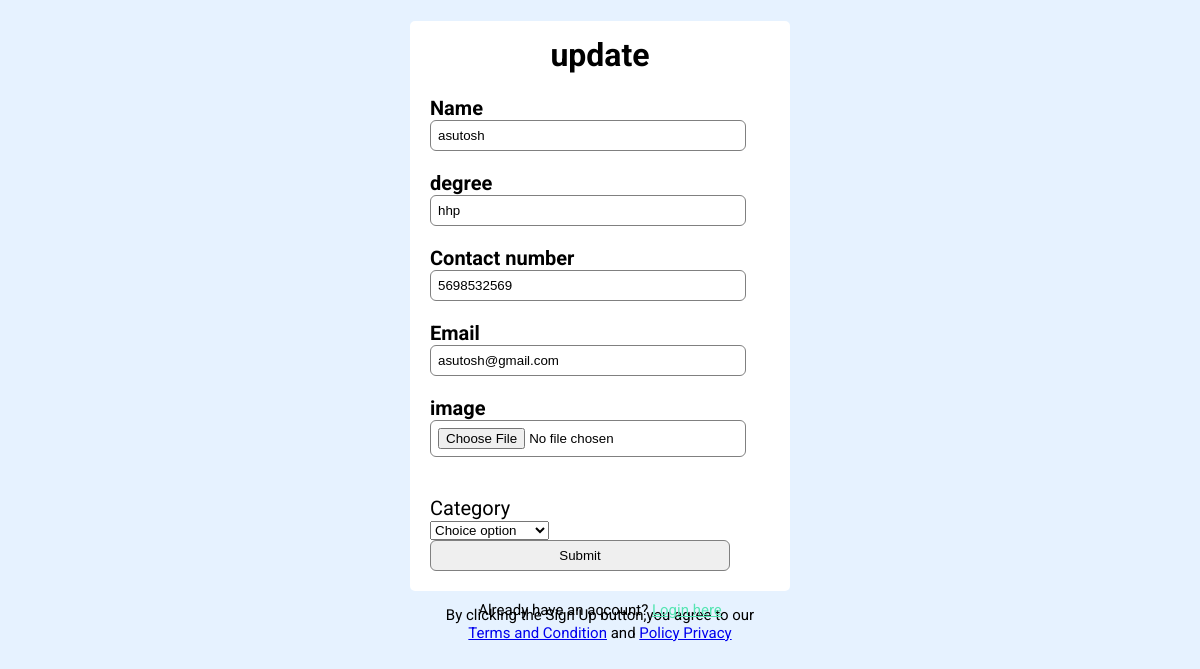
Before: /update_view/2/ with the older database file.
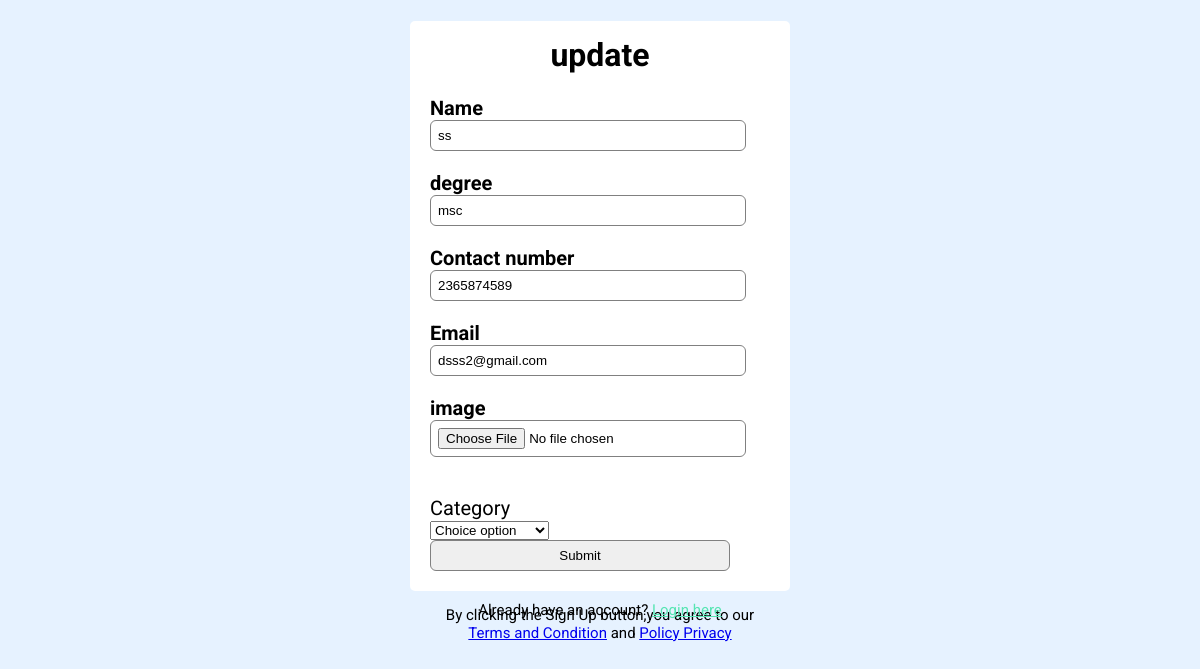
After: the same page with the newer database file.
### app/models.py (models this page shows)
class Doctor(models.Model):
    name = models.CharField(max_length=200)
    degree = models.CharField(max_length=200)
    contact = models.IntegerField()
    email = models.EmailField(max_length=300)
    password = models.CharField(max_length=400)
    image = models.ImageField(upload_to='Doctor/')
    category = models.CharField(choices=CATEGORY_CHOICE , max_length=200)

### app/views.py (the view)
# urls.py: path('update_view/<int:uid>/', views.update_view),
def update_view(request, uid):
    res = Doctor.objects.get(id=uid)
    return render(request, 'update.html', {'D': res})

### app/templates/update.html (shortened to what this page needs)
<!DOCTYPE html>
{% load static %}
<html lang="en">
  <head>
    <link rel="stylesheet" href="{% static 'indexstyle.css' %}" />
  </head>
  <body>
    <div class="signup-box">
      <h1>update</h1>
      <form method='post' action='/update_form_data/'>
        <label><b>Name</b></label>
        <input type="text" placeholder="Enter Name" name="name" value="{{D.name}}" required/>
        <label><b>degree</b></label>
        <input type="text" placeholder="Enter degree" name="degree" value="{{D.degree}}" required/>
        <label><b>Contact number</b></label>
        <input type="number" maxlength="10" placeholder="Enter your Number"name='contact' value="{{D.contact}}" required/>
        <label><b>Email</b></label>
        <input type="email" placeholder="Enter email id" name="email" value="{{D.email}}" required />
        <label><b>image</b></label>
        <input type="file"  name="image" value="{{D.image}}" required/><br><br>
        <label>Category</label>
        <select name="category" >
          <option>Choice option</option>
        </select>
        <input type="submit" value="Submit"  />
    </form>
      <p>
        By clicking the Sign Up button,you agree to our <br />
        <a href="#">Terms and Condition</a> and <a href="#">Policy Privacy</a>
      </p>
    </div>
    <p class="para-2">
      Already have an account? <a href="login.html">Login here</a>
    </p>
  </body>
</html>

### app/static/indexstyle.css (style rules this page uses)
body { background-color: #e6f2ff; font-family: "Roboto", sans-serif; }
.signup-box { width: 380px; height: 570px; margin: auto; background-color: white; border-radius: 5px; }
h1 { text-align: center; padding-top: 15px; }
form { width: 300px; margin-left: 20px; }
form label { display: flex; margin-top: 20px; font-size: 20px; }
form input { width: 100%; padding: 7px; border: none; border: 1px solid gray; border-radius: 6px; outline: none; }
p { text-align: center; padding-top: 20px; font-size: 15px; }
.para-2 { text-align: center; color: black; font-size: 15px; margin-top: -10px; }
.para-2 a { color: #56e5b3; }

Changed rows visible on the page:
changed Doctor: name "asutosh" → "ss"; degree "hhp" → "msc"; contact "5698532569" → "2365874589"; email "asutosh@gmail.com" → "dsss2@gmail.com"
